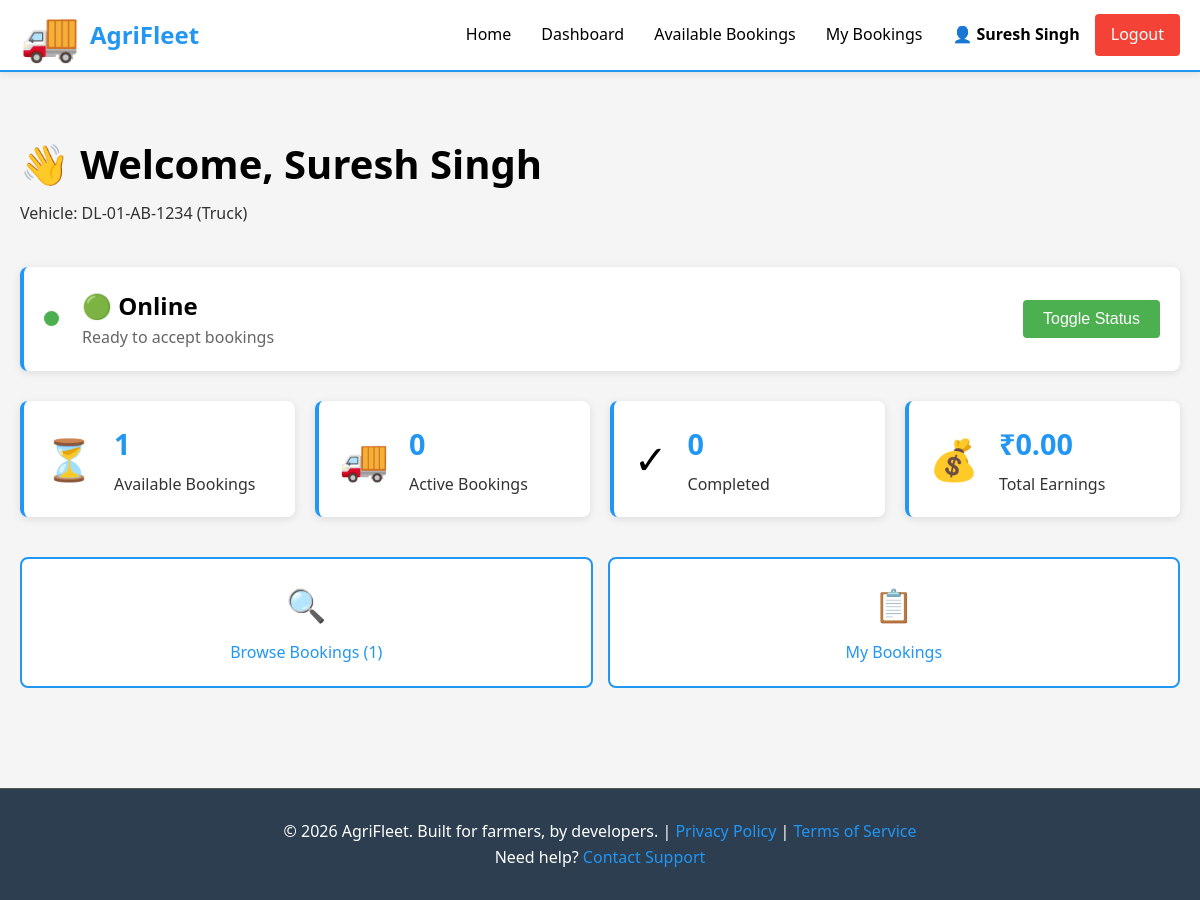
/driver/dashboard (signed in), run on an earlier commit of the app's database.
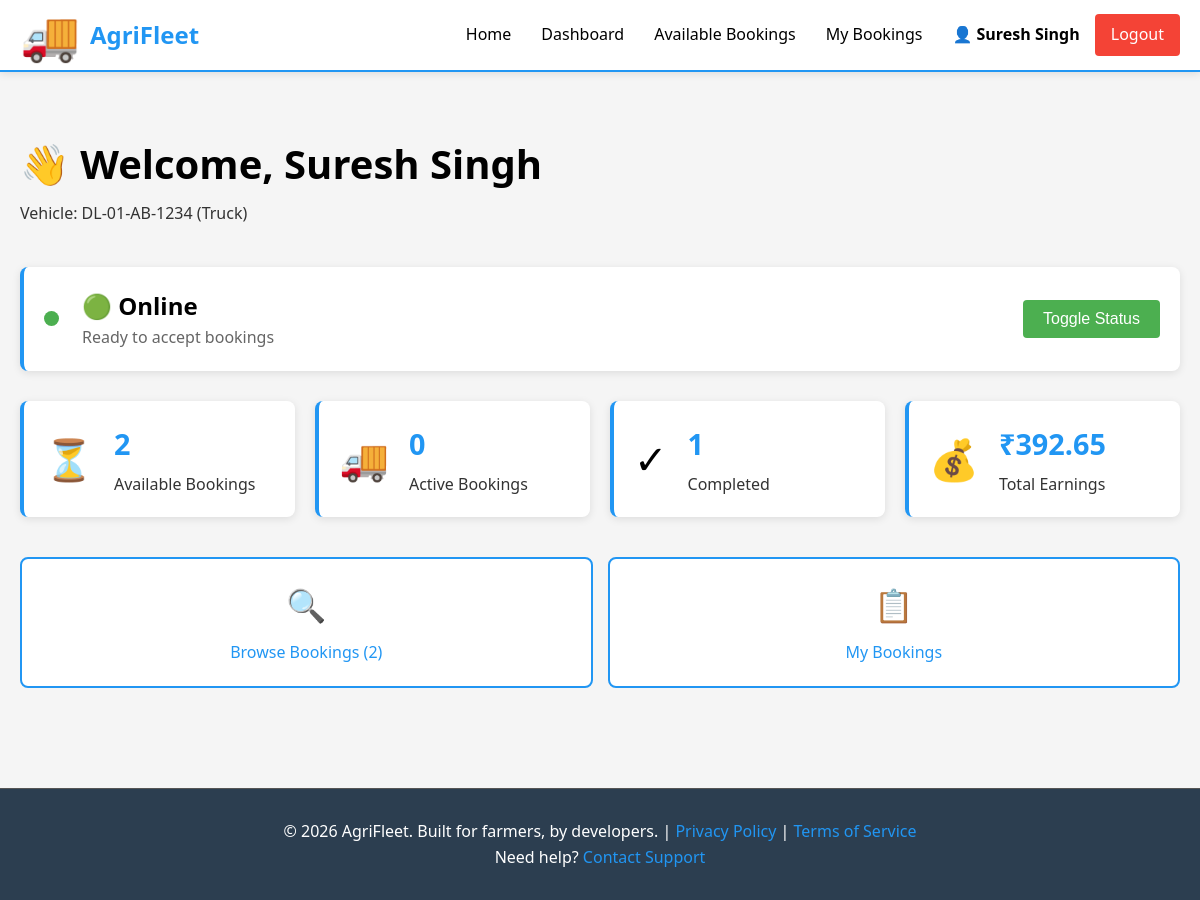
And on a later commit of the database.
### models.py (models this page shows, shortened)
class Driver(db.Model):
    __tablename__ = 'drivers'
    id = db.Column(db.Integer, primary_key=True)
    user_id = db.Column(db.Integer, db.ForeignKey('users.id'), unique=True, nullable=False)
    vehicle_type = db.Column(db.String(100), nullable=False)
    vehicle_number = db.Column(db.String(50), unique=True, nullable=False)
    capacity_kg = db.Column(db.Integer, nullable=False)
    is_available = db.Column(db.Boolean, default=False)
    latitude = db.Column(db.Float)
    longitude = db.Column(db.Float)
    total_earnings = db.Column(db.Float, default=0)
    created_at = db.Column(db.DateTime, default=datetime.utcnow)
    user = db.relationship('User', back_populates='driver')

### routes/driver_routes.py (the view)
@driver_bp.route('/dashboard')
@driver_required
def dashboard():
    current_user = get_current_user()
    driver = Driver.query.filter_by(user_id=current_user.id).first()
    if not driver:
        flash('Driver profile not found', 'danger')
        return redirect(url_for('index'))
    pending_bookings = Booking.query.filter(
        Booking.status == 'PENDING',
        Booking.driver_id == None  # Not yet assigned
    ).order_by(Booking.created_at.desc()).limit(10).all()
    active_bookings = Booking.query.filter(
        Booking.driver_id == current_user.id,
        Booking.status.in_(['ACCEPTED'])
    ).all()
    completed = Booking.query.filter_by(driver_id=current_user.id, status='COMPLETED').count()
    stats = {
        'available': len(pending_bookings),
        'active': len(active_bookings),
        'completed': completed,
        'earnings': driver.total_earnings or 0
    }
    return render_template(
        'driver/dashboard.html',
        driver=driver,
        pending_bookings=pending_bookings,
        active_bookings=active_bookings,
        stats=stats
    )

### app.py (called while the page is built)
def create_app(config_class=None):
    app = Flask(__name__, template_folder='templates', static_folder='static')
    if config_class is None:
        config_class = config
    app.config.from_object(config_class)
    db.init_app(app)
    app.register_blueprint(auth_bp)
    app.register_blueprint(farmer_bp)
    app.register_blueprint(driver_bp)
    @app.context_processor
    def inject_user():
        return {'current_user': get_current_user()}
    @app.errorhandler(404)
    def not_found(error):
        return render_template('errors/404.html'), 404
    @app.errorhandler(500)
    def server_error(error):
        return render_template('errors/500.html'), 500
    @app.route('/')
    def index():
        """Landing page"""
        return render_template('index.html')
    with app.app_context():
        db.create_all()
        logger.info('Database tables created')
    return app

### auth.py (called while the page is built)
def get_current_user():
    user_id = session.get('user_id')
    if user_id:
        return User.query.get(user_id)
    return None

def is_logged_in():
    return 'user_id' in session

### models.py (called while the page is built)
    def is_farmer(self):
        return self.role == 'farmer'

    def is_driver(self):
        return self.role == 'driver'

### templates/driver/dashboard.html (shortened to what this page needs)
{% extends "base.html" %}
{% block content %}
<div class="dashboard-container">
    <div class="dashboard-header">
        <h1>👋 Welcome, {{ current_user.full_name }}</h1>
        <p>Vehicle: {{ driver.vehicle_number }} ({{ driver.vehicle_type }})</p>
    </div>
    <div class="driver-status-card">
        <div class="status-left">
            <div class="status-indicator {% if driver.is_available %}online{% else %}offline{% endif %}"></div>
            <div>
                <h3>{{ "🟢 Online" if driver.is_available else "⚪ Offline" }}</h3>
                <p>{{ "Ready to accept bookings" if driver.is_available else "Not accepting bookings" }}</p>
            </div>
        </div>
        <button class="btn btn-secondary" onclick="toggleAvailability()">
            Toggle Status
        </button>
    </div>
    <div class="stats-grid">
        <div class="stat-card">
            <div class="stat-icon">⏳</div>
            <div class="stat-content">
                <h3>{{ stats.available }}</h3>
                <p>Available Bookings</p>
            </div>
        </div>
        <div class="stat-card">
            <div class="stat-icon">🚚</div>
            <div class="stat-content">
                <h3>{{ stats.active }}</h3>
                <p>Active Bookings</p>
            </div>
        </div>
        <div class="stat-card">
            <div class="stat-icon">✓</div>
            <div class="stat-content">
                <h3>{{ stats.completed }}</h3>
                <p>Completed</p>
            </div>
        </div>
        <div class="stat-card">
            <div class="stat-icon">💰</div>
            <div class="stat-content">
                <h3>₹{{ "%.2f"|format(stats.earnings) }}</h3>
                <p>Total Earnings</p>
            </div>
        </div>
    </div>
    <div class="quick-actions">
        <a href="{{ url_for('driver.available_bookings') }}" class="action-button btn-primary">
            <span class="action-icon">🔍</span>
            <span>Browse Bookings ({{ stats.available }})</span>
        </a>
        <a href="{{ url_for('driver.bookings') }}" class="action-button btn-secondary">
            <span class="action-icon">📋</span>
            <span>My Bookings</span>
        </a>
    </div>
</div>
{% endblock %}

What changed in the data, as far as the page shows it:
changed Driver "🟢 Online": earnings (not shown) → "392.65"
Also different on the page:
{{ stats.available }}: "1" → "2"
{{ stats.completed }}: "0" → "1"
{{ "%.2f"|format(stats.earnings) }}: "0.00" → (not shown)
